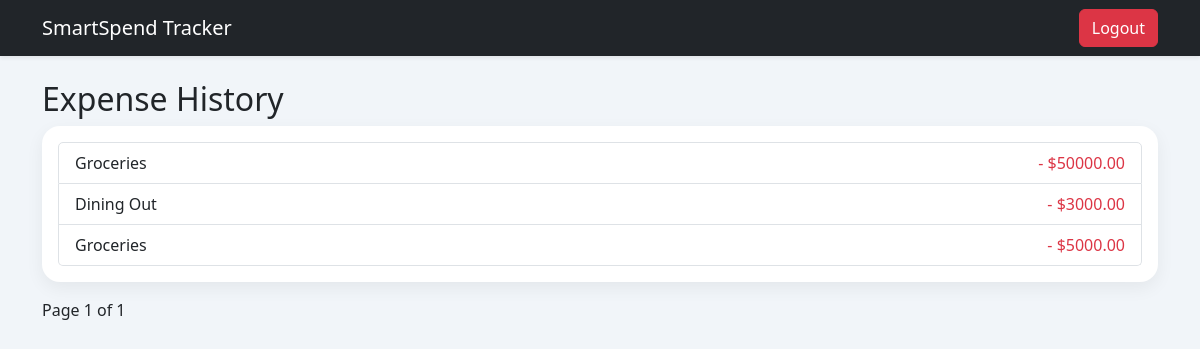
Screenshot of /expense-list/ (signed in) with the database file from the repository.
### tracker/models.py (models this page shows, shortened)
class Expense(models.Model):
    CATEGORY_CHOICES = [
        ("Groceries", "Groceries"),
        ("Utilities", "Utilities"),
        ("Healthcare", "Healthcare"),
        ("Insurance", "Insurance"),
        ("Rent", "Rent"),
        ("Transportation", "Transportation"),
        ("Dining Out", "Dining Out"),
        ("Entertainment", "Entertainment"),
        ("Education", "Education"),
    ]
    user = models.ForeignKey(User, on_delete=models.CASCADE)
    amount = models.DecimalField(max_digits=10, decimal_places=2)
    category = models.CharField(max_length=100, choices=CATEGORY_CHOICES)
    date = models.DateField()
    description = models.TextField(blank=True)
    created_at = models.DateTimeField(auto_now_add=True)

### tracker/views.py (the view)
# urls.py: path("expense-list/", views.expense_list, name="expense_list"),
@login_required
def expense_list(request):
    expenses = Expense.objects.filter(user=request.user).order_by("-created_at")
    paginator = Paginator(expenses, 5)
    page_number = request.GET.get("page")
    page_obj = paginator.get_page(page_number)
    return render(request, "expense_list.html", {
        "page_obj": page_obj
    })

### templates/expense_list.html (shortened to what this page needs)
{% extends "base.html" %}
{% block content %}
<h2>Expense History</h2>
<div class="card p-3">
    <ul class="list-group">
        {% for expense in page_obj %}
        <li class="list-group-item d-flex justify-content-between">
            <span>{{ expense.category }}</span>
            <span class="text-danger">- ${{ expense.amount }}</span>
        </li>
        {% endfor %}
    </ul>
</div>
<div class="mt-3">
    <span> Page {{ page_obj.number }} of {{ page_obj.paginator.num_pages }} </span>
</div>
{% endblock %}

### templates/base.html (style rules this page uses)
body { background: #f1f5f9; min-height: 100vh; }
.card { border: none; border-radius: 18px; box-shadow: 0 6px 18px rgba(0,0,0,0.06); }

### rows the page displays
Expense: category "Groceries", amount "50000.00"
Expense: category "Dining Out", amount "3000.00"
Expense: category "Groceries", amount "5000.00"

### other values shown
{{ page_obj.number }} "1"
{{ page_obj.paginator.num_pages }} "1"
